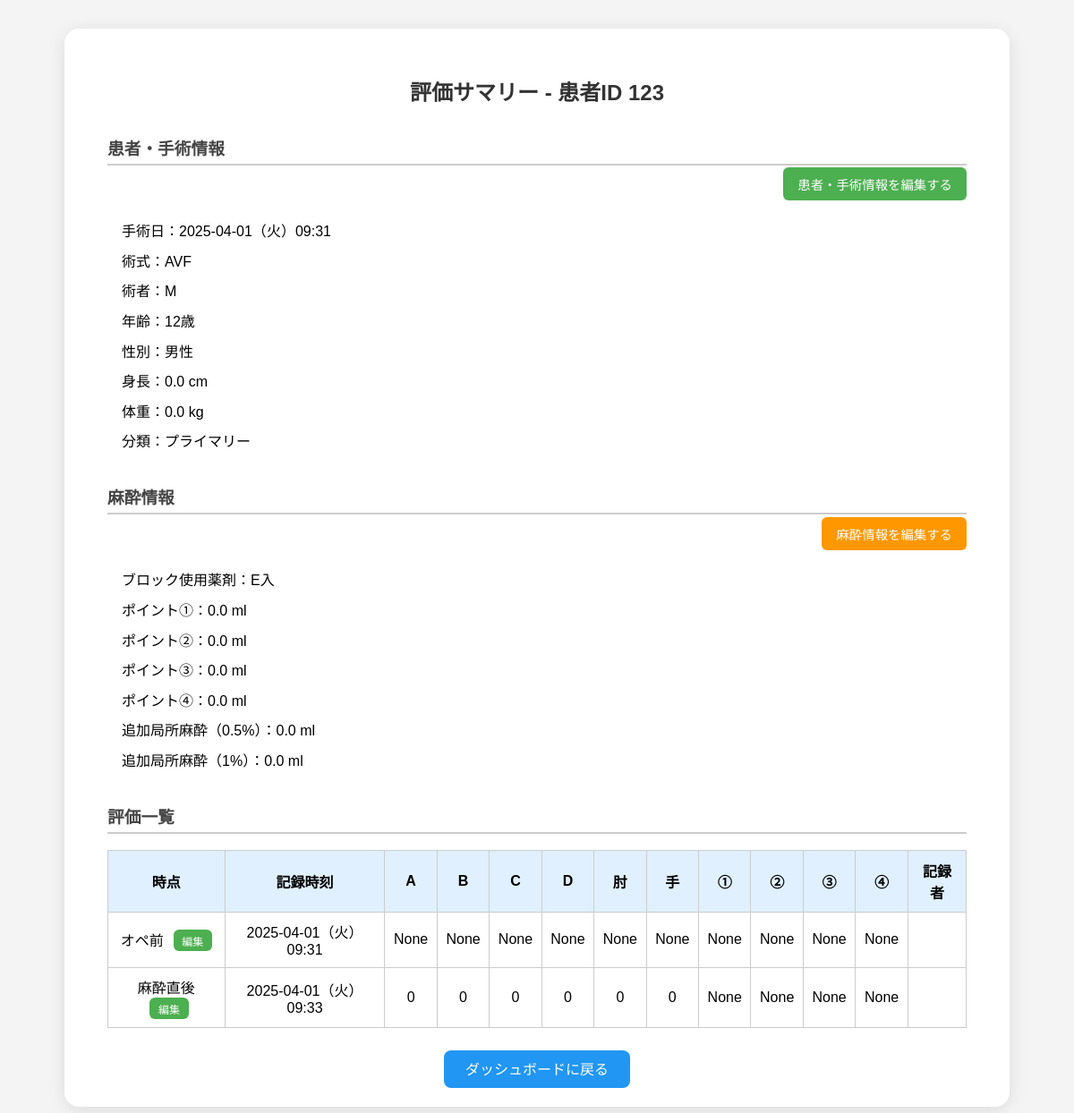
Before: /patient/operation/33/summary/ (signed in) with the older database file.
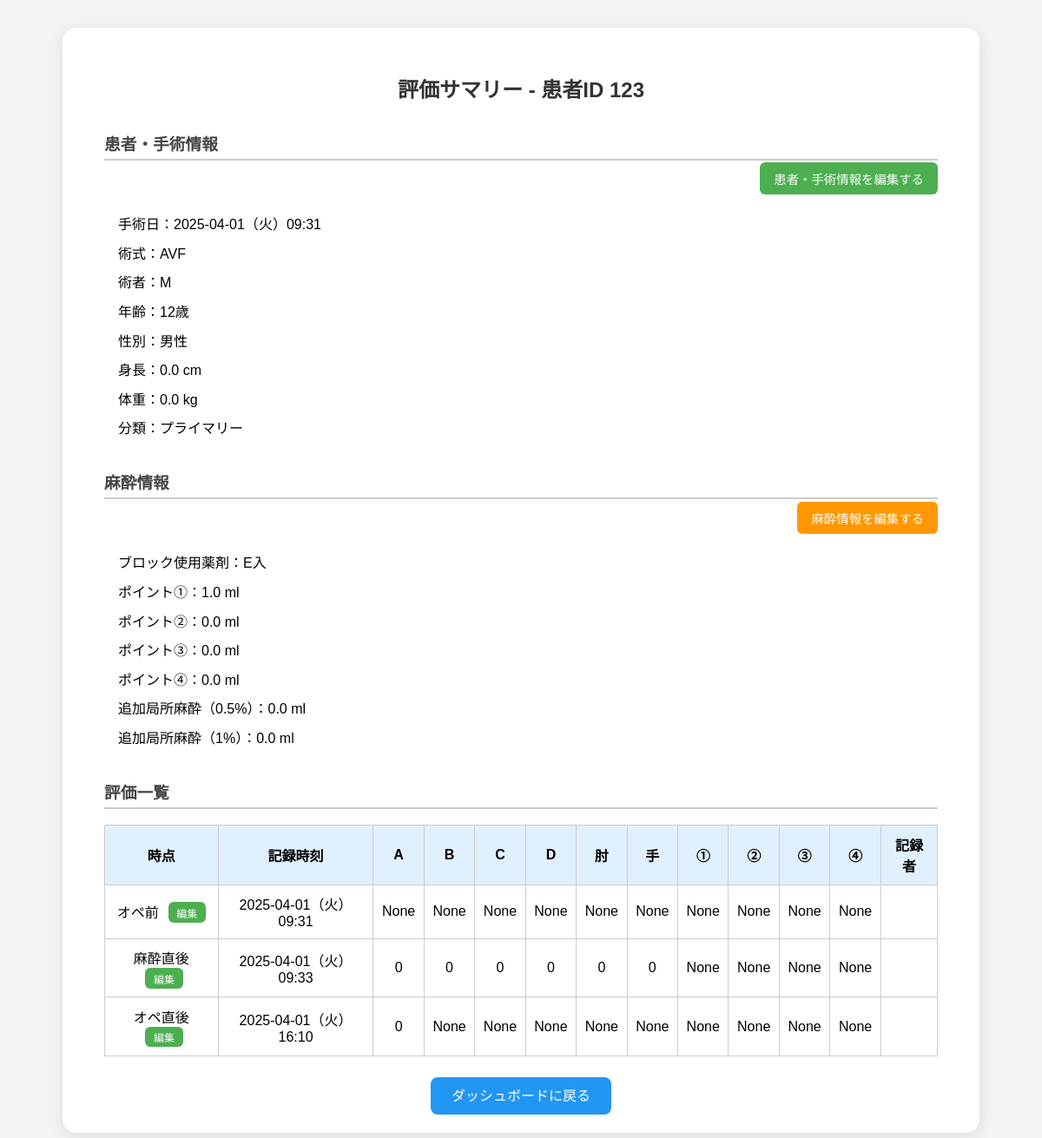
After: the same page with the newer database file.
### patient/models.py (models this page shows, shortened)
class Operation(models.Model):
    GENDER_CHOICES = [
        ('M', '男性'),
        ('F', '女性'),
    ]
    PROCEDURE_CHOICES = [
        ('AVF', 'AVF'),
        ('AVG', 'AVG'),
        ('PTA', 'PTA'),
        ('TPA', '血栓除去PTA'),
        ('OPTPA', '開創血栓除去PTA'),
        ('ETC', 'その他'),
    ]
    SURGERY_TYPE_CHOICES = [
        ('P', 'プライマリー'),
        ('R', 'ノンプライマリー'),
    ]
    SURGEON_CHOICES = [
        ('HB', 'HB'),
        ('NG', 'NG'),
        ('ST', 'ST'),
        ('KB', 'KB'),
        ('ETC', 'ETC'),
    ]
    patient = models.ForeignKey(
        Patient,
        related_name='operations',
        on_delete=models.CASCADE,
        null=True,  # ← 一時的に追加
        default=1  ) # ← 一時的にデフォルト患者IDを指定（例：ID=1の患者がいれば）
    date = models.DateTimeField(verbose_name="手術日時", default=timezone.now)
    age = models.PositiveIntegerField(verbose_name="年齢", default=0)
    gender = models.CharField(max_length=1, choices=GENDER_CHOICES, verbose_name="性別", default='M')
    height = models.DecimalField(max_digits=5, decimal_places=1, verbose_name="身長(cm)", default=0)
    weight = models.DecimalField(max_digits=5, decimal_places=1, verbose_name="体重(kg)", default=0)
    procedure = models.CharField(max_length=10, choices=PROCEDURE_CHOICES, verbose_name="術式", default='AVF')
    surgery_type = models.CharField(max_length=1, choices=SURGERY_TYPE_CHOICES, verbose_name="手術の種類", default='P')
    surgeon = models.CharField(max_length=100, choices=SURGEON_CHOICES, verbose_name="術者", default='HB')

class Patient(models.Model):
    patient_code = models.IntegerField()  # ← 明示的に手動入力IDに変更！

class AnesthesiaInfo(models.Model):
    operation = models.OneToOneField('Operation', on_delete=models.CASCADE)
    drug_type = models.CharField(max_length=20, choices=[('E入', 'E入'), ('Eなし', 'Eなし')])
    block_amount_1 = models.DecimalField(max_digits=4, decimal_places=1, null=True, blank=True, default=0)
    block_amount_2 = models.DecimalField(max_digits=4, decimal_places=1, null=True, blank=True, default=0)
    block_amount_3 = models.DecimalField(max_digits=4, decimal_places=1, null=True, blank=True, default=0)
    block_amount_4 = models.DecimalField(max_digits=4, decimal_places=1, null=True, blank=True, default=0)
    additional_0_5 = models.DecimalField("0.5% 使用量 (ml)", max_digits=4, decimal_places=1, null=True, blank=True, default=0)
    additional_1_0 = models.DecimalField("1% 使用量 (ml)", max_digits=4, decimal_places=1, null=True, blank=True, default=0)

class Evaluation(models.Model):
    TIMEPOINT_CHOICES = [
    ('0', 'オペ前'),
    ('1', '麻酔直後'),
    ('2', 'オペ直後'),
    ('3', '帰室時'),
    ('4', '時系列⑤'),
    ('5', '時系列⑥'),
    ('6', '時系列⑦'),
    ('7', '時系列⑧'),
]
    SENSORY_CHOICES = [
    (0, '0点: 正常な感覚（無麻酔）'),
    (1, '1点: 冷感を感じるが、健側（または正常部）に比べて鈍い（部分的ブロック）'),
    (2, '2点: 完全な感覚遮断（完全ブロック）'),
    (99, '99点: 評価不能（反応なし）')
]
    MOTOR_CHOICES = [
        (0, '0点: 正常な運動機能'),
        (1, '1点: 軽度の筋力低下（可動域制限なし）'),
        (2, '2点: 顕著な筋力低下（可動域制限あり）'),
        (3, '3点: 完全麻痺（随意運動なし）'),
        (99, '99点: 評価不能（反応なし）')
    ]
    OBS_CHOICES = [
        (0, '0:異常なし'),
        (1, '1:血腫、腫脹、赤みなど、何らかの異常あり'),
    ]
    operation = models.ForeignKey(Operation, on_delete=models.CASCADE, related_name='evaluations')
    timepoint = models.CharField(max_length=1, choices=TIMEPOINT_CHOICES)
    sensory_A = models.IntegerField(choices=SENSORY_CHOICES, null=True, blank=True)
    sensory_B = models.IntegerField(choices=SENSORY_CHOICES, null=True, blank=True)
    sensory_C = models.IntegerField(choices=SENSORY_CHOICES, null=True, blank=True)
    sensory_D = models.IntegerField(choices=SENSORY_CHOICES, null=True, blank=True)
    motor_elbow = models.IntegerField(choices=MOTOR_CHOICES, null=True, blank=True)
    motor_hand = models.IntegerField(choices=MOTOR_CHOICES, null=True, blank=True)
    observation_1 = models.IntegerField(choices=OBS_CHOICES, null=True, blank=True)
    observation_2 = models.IntegerField(choices=OBS_CHOICES, null=True, blank=True)
    observation_3 = models.IntegerField(choices=OBS_CHOICES, null=True, blank=True)
    observation_4 = models.IntegerField(choices=OBS_CHOICES, null=True, blank=True)
    signer = models.CharField(max_length=50, blank=True)
    created_at = models.DateTimeField(auto_now_add=True)

### patient/views.py (the view)
# urls.py: path('operation/<int:operation_id>/summary/', views.evaluation_summary_view, name='evaluation_summary'),
@login_required
def evaluation_summary_view(request, operation_id):
    operation = get_object_or_404(Operation, id=operation_id)
    evaluations = Evaluation.objects.filter(operation=operation).order_by('timepoint')
    anesthesia = AnesthesiaInfo.objects.filter(operation=operation).first()
    try:
        anesthesia = AnesthesiaInfo.objects.get(operation=operation)
    except AnesthesiaInfo.DoesNotExist:
        anesthesia = None
    return render(request, 'patient/evaluation_summary.html', {
        'operation': operation,
        'evaluations': evaluations,
        'anesthesia': anesthesia,
    })

### patient/templatetags/custom_filters.py (called while the page is built)
@register.filter
def japanese_weekday(value):
    weekdays = ['月', '火', '水', '木', '金', '土', '日']
    if hasattr(value, 'weekday'):
        return weekdays[value.weekday()]
    return ''

### patient/templates/patient/evaluation_summary.html (shortened to what this page needs)
<!DOCTYPE html>
<html lang="ja">
<head>
</head>
<body>
  <div class="container">
    {% load custom_filters %}
    <h2>評価サマリー - 患者ID {{ operation.patient.patient_code }}</h2>
    <h3>患者・手術情報</h3>
    <div style="text-align: right; margin-top: -1rem;">
        <a href="{% url 'edit_operation' operation.id %}"
           style="display: inline-block; background-color: #4CAF50; color: white; padding: 0.5rem 1rem; border-radius: 6px; text-decoration: none; font-size: 0.9rem;">
           患者・手術情報を編集する
        </a>
      </div>
    <ul>
      <li>手術日：{{ operation.date|date:"Y-m-d" }}（{{ operation.date|japanese_weekday }}）{{ operation.date|date:"H:i" }}</li>
      <li>術式：{{ operation.procedure }}</li>
      <li>術者：{{ operation.surgeon }}</li>
      <li>年齢：{{ operation.age }}歳</li>
      <li>性別：{{ operation.get_gender_display }}</li>
      <li>身長：{{ operation.height }} cm</li>
      <li>体重：{{ operation.weight }} kg</li>
      <li>分類：{{ operation.get_surgery_type_display }}</li>
    </ul>
    {% if anesthesia %}
    <h3>麻酔情報</h3>
    <div style="text-align: right; margin-top: -1rem;">
        <a href="{% url 'edit_anesthesia_info' operation.id %}"
           style="display: inline-block; background-color: #FF9800; color: white; padding: 0.5rem 1rem; border-radius: 6px; text-decoration: none; font-size: 0.9rem;">
          麻酔情報を編集する
        </a>
    </div>
    <ul>
        <li>ブロック使用薬剤：{{ anesthesia.drug_type }}</li>
        <li>ポイント①：{{ anesthesia.block_amount_1 }} ml</li>
        <li>ポイント②：{{ anesthesia.block_amount_2 }} ml</li>
        <li>ポイント③：{{ anesthesia.block_amount_3 }} ml</li>
        <li>ポイント④：{{ anesthesia.block_amount_4 }} ml</li>
        <li>追加局所麻酔（0.5%）：{{ anesthesia.additional_0_5 }} ml</li>
        <li>追加局所麻酔（1%）：{{ anesthesia.additional_1_0 }} ml</li>
      </ul>
    {% endif %}
    <h3>評価一覧</h3>
    <table>
      <thead>
        <tr>
          <th>時点</th>
          <th>記録時刻</th>
          <th>A</th><th>B</th><th>C</th><th>D</th>
          <th>肘</th><th>手</th>
          <th>①</th><th>②</th><th>③</th><th>④</th>
          <th>記録者</th>
        </tr>
      </thead>
      <tbody>
        {% for e in evaluations %}
        <tr>
          <td>
            {{ e.get_timepoint_display }}
            <a href="{% url 'edit_evaluation' e.id %}"
            style="
             display: inline-block;
             background-color: #4CAF50;
             color: white;
             padding: 0.2rem 0.6rem;
             margin-left: 0.4rem;
             border-radius: 6px;
             font-size: 0.75rem;
             text-decoration: none;">
           編集
         </a>
          </td>
          <td>{{ e.created_at|date:"Y-m-d" }}（{{ e.created_at|japanese_weekday }}）{{ e.created_at|date:"H:i" }}</td>
          <td>{{ e.sensory_A }}</td>
          <td>{{ e.sensory_B }}</td>
          <td>{{ e.sensory_C }}</td>
          <td>{{ e.sensory_D }}</td>
          <td>{{ e.motor_elbow }}</td>
          <td>{{ e.motor_hand }}</td>
          <td>{{ e.observation_1 }}</td>
          <td>{{ e.observation_2 }}</td>
          <td>{{ e.observation_3 }}</td>
          <td>{{ e.observation_4 }}</td>
          <td>{{ e.signer }}</td>
        </tr>
        {% empty %}
        <tr><td colspan="13">まだ入力はありません。</td></tr>
        {% endfor %}
      </tbody>
    </table>
    <div class="back-btn">
      <a href="{% url 'dashboard' %}">ダッシュボードに戻る</a>
    </div>
  </div>
</body>
</html>

### patient/templates/patient/evaluation_summary.html (style rules this page uses)
body { font-family: sans-serif; background-color: #f4f4f4; padding: 2rem; margin: 0; display: flex; justify-content: center; }
.container { background-color: white; padding: 2rem 3rem; border-radius: 16px; box-shadow: 0 4px 20px rgba(0, 0, 0, 0.1); width: 100%; max-width: 960px; }
h2 { text-align: center; color: #333; margin-bottom: 2rem; }
h3 { margin-top: 2rem; border-bottom: 2px solid #ccc; padding-bottom: 0.3rem; color: #444; }
ul { list-style: none; padding-left: 1rem; }
ul li { padding: 0.3rem 0; }
table { width: 100%; border-collapse: collapse; margin-top: 1rem; }
th, td { border: 1px solid #ccc; padding: 0.6rem; text-align: center; }
thead { background-color: #e0f0ff; }
.back-btn { margin-top: 2rem; text-align: center; }
.back-btn a { background-color: #2196F3; color: white; padding: 0.8rem 1.5rem; border-radius: 8px; text-decoration: none; }

Changed rows visible on the page:
changed AnesthesiaInfo "E入": block_amount_1 "0.0" → "1.0"
added Evaluation: timepoint "オペ直後", created_at "2025-04-01", created_at|japanese_weekday "火", created_at "16:10", sensory_A "0", sensory_B "None", sensory_C "None", sensory_D "None", motor_elbow "None", motor_hand "None", observation_1 "None", observation_2 "None", observation_3 "None", observation_4 "None"
